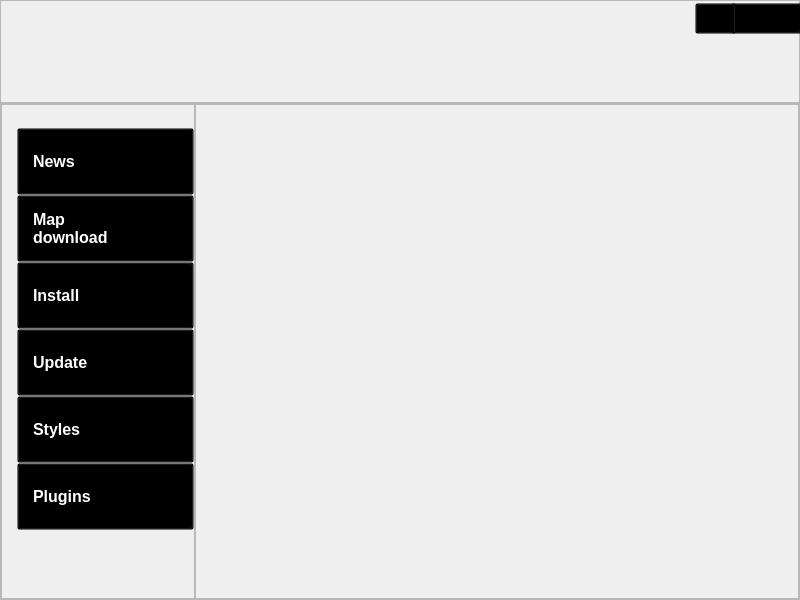
<?xml version="1.0" encoding="UTF-8"?>
<ui version="4.0">
 <class>MainWindow</class>
 <widget class="QMainWindow" name="MainWindow">
  <property name="geometry">
   <rect>
    <x>0</x>
    <y>0</y>
    <width>800</width>
    <height>600</height>
   </rect>
  </property>
  <property name="windowTitle">
   <string>Setup - Pilocik</string>
  </property>
  <property name="windowIcon">
   <iconset resource="res.qrc">
    <normaloff>:/images/pilocik_ico.png</normaloff>:/images/pilocik_ico.png</iconset>
  </property>
  <property name="styleSheet">
   <string notr="true">#centralWidget{
	background-image: url(':/images/background.png');
} 

#tab1,#tab2,#tab3,#tab4,#tab5,#tab6{
	width:173px;
	height:65px;
	padding: 0;
	padding-left: 15px;
	font-size: 16px;
	font-family: 'Trebuchet MS', Tahoma, Verdana;
	font-weight: bold;
	color: rgb(255, 255, 255);
	text-align: left;
	background-image: url(':/images/inactiveTab.png');
	background-repeat: no-repeat;
	background-color: transparent;
	background-position: right center;
}

#exitBtn{
	width: 63px;
	height: 26px;
	background-image: url(':/images/exit.png');
	background-repeat: no-repeat;
	background-color: transparent;
}

#exitBtn:hover{
	background-image: url(':/images/exit_hover.png');
}

#minimalizeBtn{
	width: 33px;
	height: 26px;
	background-image: url(':/images/minimalize.png');
	background-repeat: no-repeat;
	background-color: transparent;
}

#minimalizeBtn:hover{
	background-image: url(':/images/minimalize_hover.png');
}</string>
  </property>
  <widget class="QWidget" name="centralWidget">
   <layout class="QVBoxLayout" name="verticalLayout">
    <property name="spacing">
     <number>0</number>
    </property>
    <property name="margin">
     <number>0</number>
    </property>
    <item>
     <widget class="QFrame" name="headerFrame">
      <property name="minimumSize">
       <size>
        <width>0</width>
        <height>103</height>
       </size>
      </property>
      <property name="maximumSize">
       <size>
        <width>16777215</width>
        <height>103</height>
       </size>
      </property>
      <property name="frameShape">
       <enum>QFrame::StyledPanel</enum>
      </property>
      <property name="frameShadow">
       <enum>QFrame::Raised</enum>
      </property>
      <widget class="QPushButton" name="exitBtn">
       <property name="geometry">
        <rect>
         <x>731</x>
         <y>3</y>
         <width>71</width>
         <height>31</height>
        </rect>
       </property>
       <property name="text">
        <string/>
       </property>
      </widget>
      <widget class="QPushButton" name="minimalizeBtn">
       <property name="geometry">
        <rect>
         <x>695</x>
         <y>3</y>
         <width>41</width>
         <height>31</height>
        </rect>
       </property>
       <property name="text">
        <string/>
       </property>
      </widget>
     </widget>
    </item>
    <item>
     <widget class="QFrame" name="mainFrame">
      <property name="frameShape">
       <enum>QFrame::StyledPanel</enum>
      </property>
      <property name="frameShadow">
       <enum>QFrame::Raised</enum>
      </property>
      <layout class="QHBoxLayout" name="horizontalLayout">
       <property name="spacing">
        <number>0</number>
       </property>
       <property name="margin">
        <number>0</number>
       </property>
       <item>
        <widget class="QFrame" name="menuFrame">
         <property name="maximumSize">
          <size>
           <width>194</width>
           <height>16777215</height>
          </size>
         </property>
         <property name="frameShape">
          <enum>QFrame::StyledPanel</enum>
         </property>
         <property name="frameShadow">
          <enum>QFrame::Raised</enum>
         </property>
         <layout class="QVBoxLayout" name="verticalLayout_2">
          <property name="spacing">
           <number>0</number>
          </property>
          <property name="leftMargin">
           <number>15</number>
          </property>
          <property name="topMargin">
           <number>23</number>
          </property>
          <property name="rightMargin">
           <number>0</number>
          </property>
          <item>
           <widget class="QPushButton" name="tab1">
            <property name="cursor">
             <cursorShape>PointingHandCursor</cursorShape>
            </property>
            <property name="text">
             <string>News</string>
            </property>
            <property name="icon">
             <iconset resource="res.qrc">
              <normaloff>:/images/News.png</normaloff>:/images/News.png</iconset>
            </property>
            <property name="iconSize">
             <size>
              <width>48</width>
              <height>48</height>
             </size>
            </property>
           </widget>
          </item>
          <item>
           <widget class="QPushButton" name="tab2">
            <property name="cursor">
             <cursorShape>PointingHandCursor</cursorShape>
            </property>
            <property name="text">
             <string>Map
download</string>
            </property>
            <property name="icon">
             <iconset resource="res.qrc">
              <normaloff>:/images/Map.png</normaloff>:/images/Map.png</iconset>
            </property>
            <property name="iconSize">
             <size>
              <width>48</width>
              <height>48</height>
             </size>
            </property>
           </widget>
          </item>
          <item>
           <widget class="QPushButton" name="tab3">
            <property name="cursor">
             <cursorShape>PointingHandCursor</cursorShape>
            </property>
            <property name="text">
             <string>Install</string>
            </property>
            <property name="icon">
             <iconset resource="res.qrc">
              <normaloff>:/images/Hard drive.png</normaloff>:/images/Hard drive.png</iconset>
            </property>
            <property name="iconSize">
             <size>
              <width>48</width>
              <height>48</height>
             </size>
            </property>
           </widget>
          </item>
          <item>
           <widget class="QPushButton" name="tab4">
            <property name="cursor">
             <cursorShape>PointingHandCursor</cursorShape>
            </property>
            <property name="text">
             <string>Update</string>
            </property>
            <property name="icon">
             <iconset resource="res.qrc">
              <normaloff>:/images/System.png</normaloff>:/images/System.png</iconset>
            </property>
            <property name="iconSize">
             <size>
              <width>48</width>
              <height>48</height>
             </size>
            </property>
           </widget>
          </item>
          <item>
           <widget class="QPushButton" name="tab5">
            <property name="cursor">
             <cursorShape>PointingHandCursor</cursorShape>
            </property>
            <property name="text">
             <string>Styles</string>
            </property>
            <property name="icon">
             <iconset resource="res.qrc">
              <normaloff>:/images/paint tools.png</normaloff>:/images/paint tools.png</iconset>
            </property>
            <property name="iconSize">
             <size>
              <width>48</width>
              <height>48</height>
             </size>
            </property>
           </widget>
          </item>
          <item>
           <widget class="QPushButton" name="tab6">
            <property name="cursor">
             <cursorShape>PointingHandCursor</cursorShape>
            </property>
            <property name="text">
             <string>Plugins</string>
            </property>
            <property name="icon">
             <iconset resource="res.qrc">
              <normaloff>:/images/Download crate.png</normaloff>:/images/Download crate.png</iconset>
            </property>
            <property name="iconSize">
             <size>
              <width>48</width>
              <height>48</height>
             </size>
            </property>
           </widget>
          </item>
          <item>
           <spacer name="verticalSpacer">
            <property name="orientation">
             <enum>Qt::Vertical</enum>
            </property>
            <property name="sizeHint" stdset="0">
             <size>
              <width>20</width>
              <height>40</height>
             </size>
            </property>
           </spacer>
          </item>
         </layout>
        </widget>
       </item>
       <item>
        <widget class="QFrame" name="contentFrame">
         <property name="frameShape">
          <enum>QFrame::StyledPanel</enum>
         </property>
         <property name="frameShadow">
          <enum>QFrame::Raised</enum>
         </property>
         <layout class="QVBoxLayout" name="verticalLayout_3">
          <property name="spacing">
           <number>0</number>
          </property>
          <property name="leftMargin">
           <number>0</number>
          </property>
          <property name="topMargin">
           <number>0</number>
          </property>
          <property name="rightMargin">
           <number>22</number>
          </property>
          <property name="bottomMargin">
           <number>23</number>
          </property>
         </layout>
        </widget>
       </item>
      </layout>
     </widget>
    </item>
   </layout>
  </widget>
 </widget>
 <layoutdefault spacing="6" margin="11"/>
 <resources>
  <include location="res.qrc"/>
 </resources>
 <connections/>
</ui>
